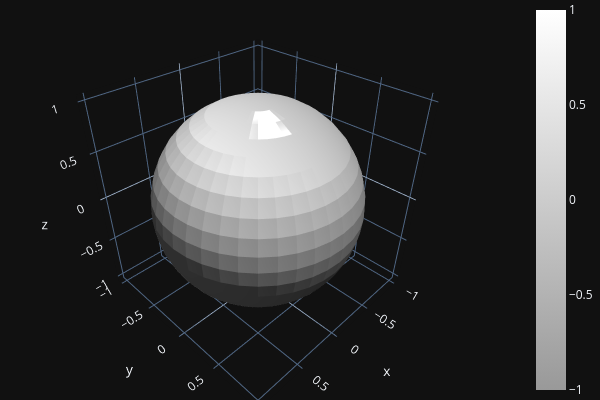

Notebook code for this chart:
### Code cell
o3d.visualization.draw_plotly(
    [mesh]
)

### Figure 1 — Plotly figure (JSON) as saved in the notebook; plotly's stock layout.template omitted (floating-point values rounded to 4 significant figures; data arrays with more than 128 entries replaced by an {"elided": "..."} marker saying what was removed)
{"data": [{"colorscale": [[0, "rgb(153, 153, 153)"], [1.0, "rgb(255,255,255)"]], "flatshading": true, "i": {"elided": "1520 int values"}, "intensity": {"elided": "762 float values"}, "j": {"elided": "1520 int values"}, "k": {"elided": "1520 int values"}, "lighting": {"ambient": 0.18, "diffuse": 1, "facenormalsepsilon": 1e-15, "fresnel": 0.1, "roughness": 0.05, "specular": 1, "vertexnormalsepsilon": 1e-15}, "lightposition": {"x": 100, "y": 200, "z": 0}, "x": {"elided": "762 float values"}, "y": {"elided": "762 float values"}, "z": {"elided": "762 float values"}, "type": "mesh3d"}], "layout": {"height": 400, "margin": {"b": 0, "l": 0, "r": 0, "t": 0}, "showlegend": false, "width": 600, "scene": {"camera": {"center": {"x": 0, "y": 0, "z": 0}, "up": {"x": 0, "y": 0, "z": 1}}}}}
